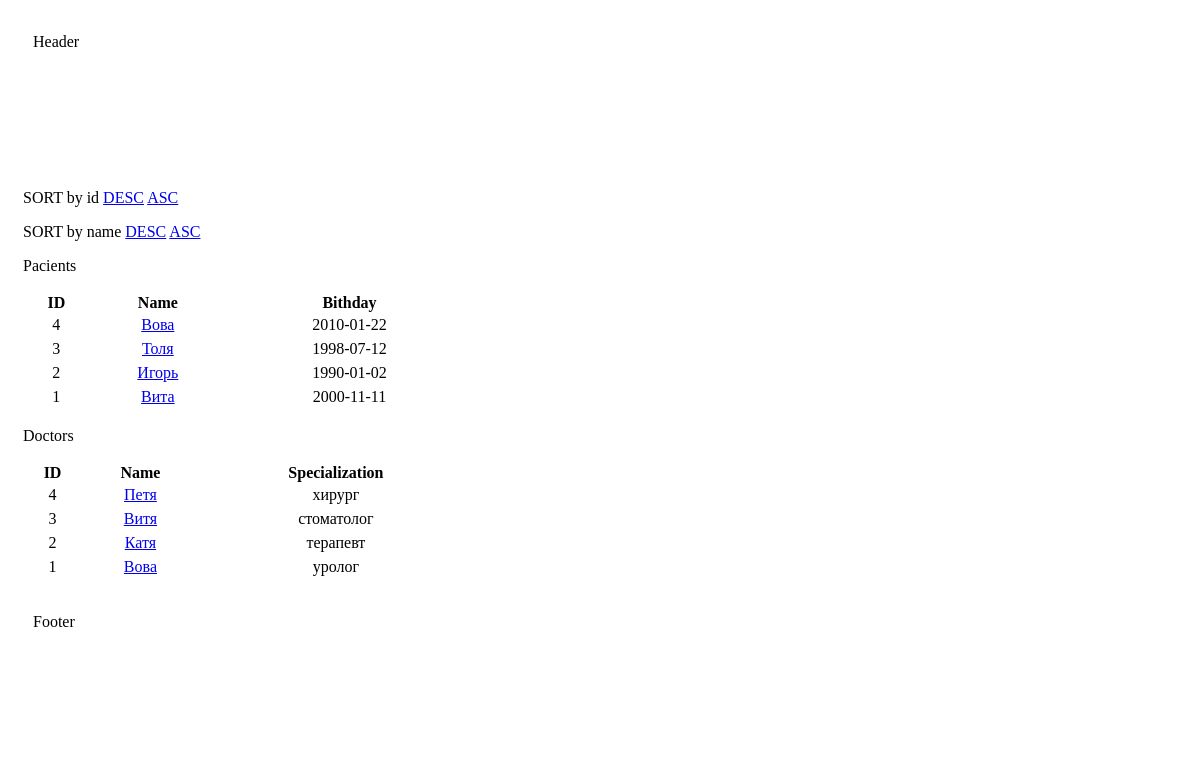
Page /?sortdir=DESC&sortby=id on the committed database.
### tables this page shows
CREATE TABLE `pacients` (
  `id` int(10) NOT NULL,
  `name` varchar(100) NOT NULL,
  `birthday` timestamp NULL DEFAULT NULL
);

CREATE TABLE `doctors` (
  `id` int(10) NOT NULL,
  `name` varchar(100) NOT NULL,
  `specialization` varchar(255) NOT NULL
);

### core/view.php (called while the page is built, shortened)
<?php
class View {
	public function render($name) {
		require 'views/head.php';
		require 'views/header.php';
		require 'views/'.$name.'.php';
		require 'views/footer.php';
	}
}

### controllers/index.php (called while the page is built, shortened)
<?php
class Index extends Controller {
	public function __construct() {
		$sortby  = 'name';
		$sortdir = 'ASC';
		if (isset($_GET['sortdir'])) {
			$sortdir = $_GET['sortdir'];
		}
		if (isset($_GET['sortby'])) {
			$sortby = $_GET['sortby'];
		}
		$this->view->pacients = $this->getAllPacients($sortby, $sortdir);
		$this->view->doctors  = $this->getAllDoctors($sortby, $sortdir);
		$this->view->render('index/index');
	}
}

### index.php (called while the page is built, shortened)
<?php
require_once 'core/bootstrap.php';
require_once 'core/controller.php';
require_once 'core/view.php';
$app = new Bootstrap();

### core/controller.php (called while the page is built, shortened)
<?php
class Controller {
	function __construct() {
		global $dbObject;
		$this->db = $dbObject;
	}
	function getAllPacients($sortby = 'name', $sortdir = 'ASC') {
		$pacients = $this->db->query('SELECT * FROM pacients ORDER BY '.$sortby.' '.$sortdir);
		$output = array();
		$i      = 0;
		foreach ($pacients as $value) {
			$output[$i] = array($value[0], $value[1], date("Y-m-d", strtotime($value[2])));
			$i++;
		}
		return $output;
	}
	function getAllDoctors($sortby = 'name', $sortdir = 'ASC') {
		$doctors = $this->db->query('SELECT * FROM doctors ORDER BY '.$sortby.' '.$sortdir);
		$output = array();
		$i      = 0;
		foreach ($doctors as $value) {
			$output[$i] = array($value[0], $value[1], $value[2]);
			$i++;
		}
		return $output;
	}
}

### views/index/index.php (the view)
<div class="content">
<p>SORT by id <a href="?sortdir=DESC&sortby=id">DESC</a> <a href="?sortdir=ASC&sortby=id">ASC</a></p>
<p>SORT by name <a href="?sortdir=DESC&sortby=name">DESC</a> <a href="?sortdir=ASC&sortby=name">ASC</a></p>
	<div>
		<p>Pacients</p>
<table style="width:100%">
  <tr>
    <th>ID</th>
    <th>Name</th>
    <th>Bithday</th>
  </tr>
<?php
foreach ($this->pacients as $value) {
	echo "<tr><td>".$value[0]."</td><td><a href='".SITE_PATH."pacient/getdoctors/".$value[0]."'>".$value[1]."</a></td><td>".$value[2]."</td></tr><tr>";
}
?>
</table>
</div>
	<div>
		<p>Doctors</p>
<table style="width:100%">
  <tr>
    <th>ID</th>
    <th>Name</th>
    <th>Specialization</th>
  </tr>
<?php
foreach ($this->doctors as $value) {
	echo "<tr><td>".$value[0]."</td><td><a href='".SITE_PATH."doctor/getpacients/".$value[0]."'>".$value[1]."</a></td><td>".$value[2]."</td></tr><tr>";
}
?>
</table>
</div>
</div>

### libs/main.css (style rules this page uses)
.content { height: 400px; width: 450px; padding: 15px; background: #fff; }
td,tr,th { text-align: center; }

### rows in the picture
pacients: id "4", name "Вова", value "2010-01-22"
pacients: id "3", name "Толя", value "1998-07-12"
pacients: id "2", name "Игорь", value "1990-01-02"
pacients: id "1", name "Вита", value "2000-11-11"
doctors: id "4", name "Петя", specialization "хирург"
doctors: id "3", name "Витя", specialization "стоматолог"
doctors: id "2", name "Катя", specialization "терапевт"
doctors: id "1", name "Вова", specialization "уролог"
